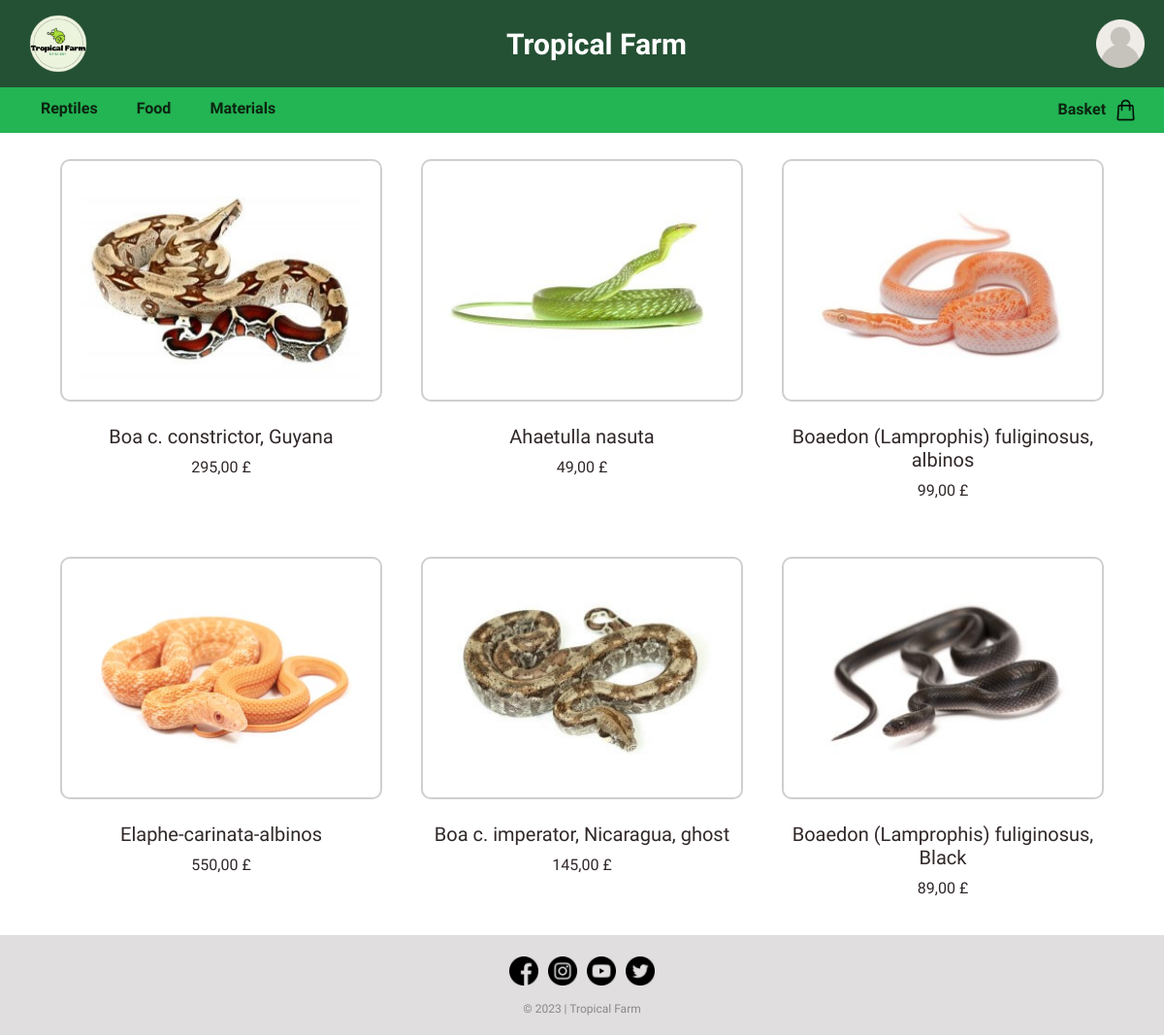
/snakes.php, run on an earlier commit of the app's database.
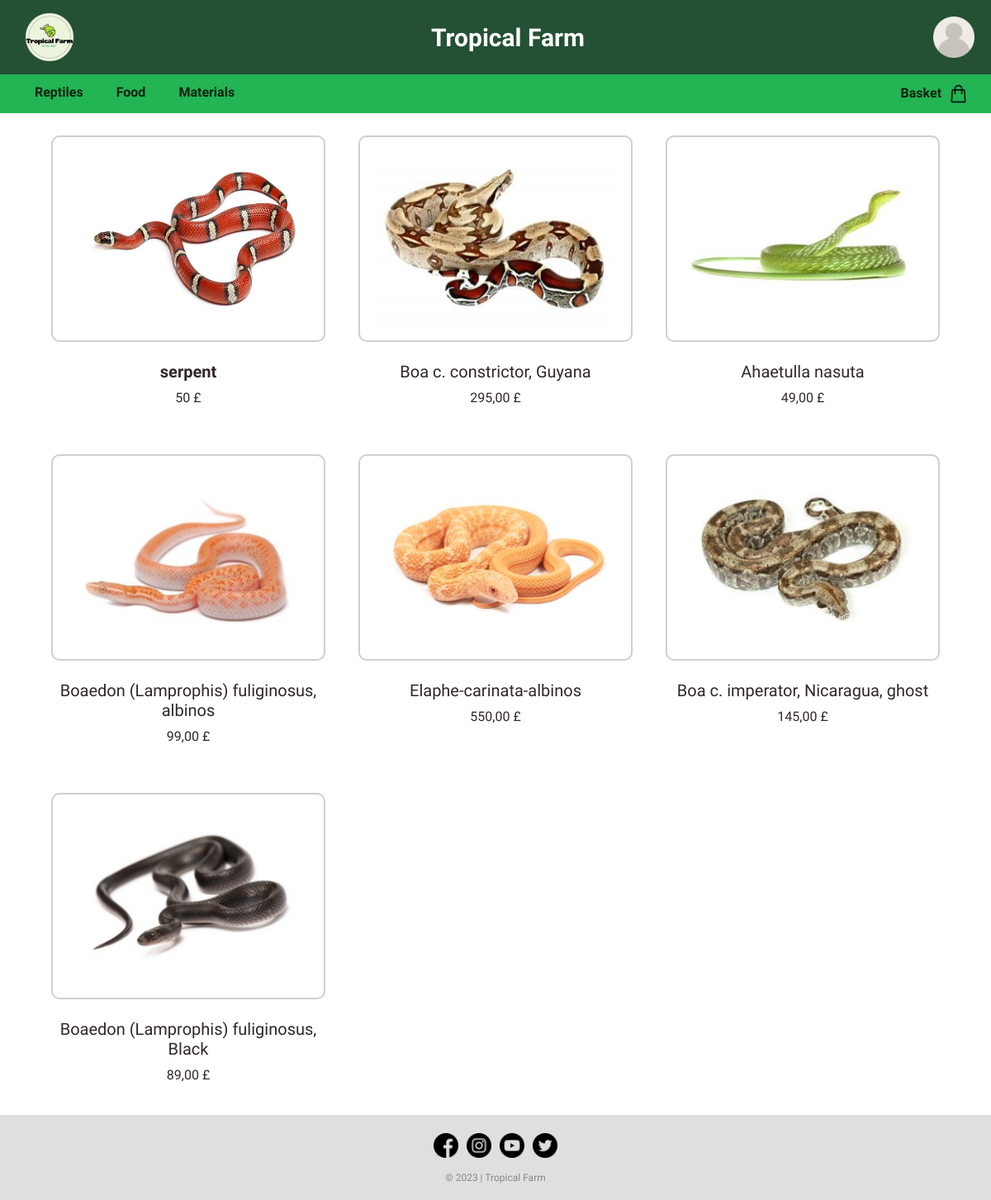
And on a later commit of the database.
### tables this page shows
CREATE TABLE IF NOT EXISTS `item` (
  `iditem` int NOT NULL AUTO_INCREMENT,
  `name` varchar(50) NOT NULL,
  `category` varchar(50) NOT NULL,
  `second_category` varchar(50) NOT NULL,
  `description` varchar(50) NOT NULL,
  `photo` varchar(50) NOT NULL,
  `price` varchar(50) NOT NULL,
  `stock` varchar(50) NOT NULL,
  `sell` varchar(50) DEFAULT NULL,
  `auction` varchar(50) DEFAULT NULL,
  `trade` varchar(50) DEFAULT NULL,
  PRIMARY KEY (`iditem`)
);

### snakes.php (the view, shortened to what this page needs)
<!DOCTYPE html>
<html>
<head>
<link href="https://cdn.jsdelivr.net/npm/bootstrap@5.3.0/dist/css/bootstrap.min.css" rel="stylesheet">
<link href="style.css" rel="stylesheet" type="text/css"/>
</head>
<body>
  <div class="headnav">
<?php
if(!isset($_SESSION["photo"])){
  $imageURL = "image/user.png";
}
else{
$imageURL = "image/" . $_SESSION["photo"];
}
?>
      <?php if(isset($_SESSION["role"])){ echo '<header style="background-color: ' . $_SESSION["background"] . ';">'; }
            else{echo '<header>';}?>
            <div class="logo">
              <img src="image\logo.png" alt="Logo">
            </div>
            <div class="titre"><a href="http://localhost:80/Tropical-Farm/index.php" class="titre">Tropical Farm</a></div>
            <div class="dropdown">
              <a href="http://localhost:80/Tropical-Farm/login.php" class="dropdown-btn"><img src="<?php echo $imageURL; ?>" width="50px" height="50px"></a>
            </div>
          </header>
    <nav>
      <ul class="categories">
        <li>
          <a href="#">Reptiles</a>
        </li>
        <li>
          <a href="#">Food</a>
        </li>
        <li>
          <a href="#">Materials</a>
        </li>
      </ul>
      <div class="panier">
        <a href="#"><b>Basket &nbsp</b><img src="image/shopping-bag.png"></a>
      </div>
    </nav>
    </div>
  <br><br><br><br><br><br>
<div class="container">
<?php
$serveur = "localhost";
$utilisateur = "root";
$motDePasse = "";
$baseDeDonnees = "tropicalfarm";
$connexion = mysqli_connect($serveur, $utilisateur, $motDePasse, $baseDeDonnees);
$condition1 = "category = 'reptiles'";
$condition2 = "second_category = 'snakes'";
$query = "SELECT * FROM item WHERE $condition1 and $condition2";
$resultat = mysqli_query($connexion, $query);
while ($row = mysqli_fetch_assoc($resultat)) {
  echo '<div class="item">';
  echo "<img src= image/". $row['photo'] ." alt='Image' /><br>";
  echo "<center><h5><b>" . $row['name'] . "</b></h5>";
  echo "<p>" .$row['price'] . "  £</p></center>";
  echo "</div>";
}
?>
    <div class="item">
        <img src="image/Boa c. constrictor, Guyana.jpg"><br>
        <center><h5>Boa c. constrictor, Guyana</h5>
        <p>295,00 £</p></center>
    </div>
    <div class="item">
        <img src="image/Ahaetulla nasuta.jpg"><br>
        <center><h5>Ahaetulla nasuta</h5>
        <p>49,00 £</p></center>
    </div>
    <div class="item">
        <img src="image/Boaedon (Lamprophis) fuliginosus, albinos.jpg"><br>
        <center><h5>Boaedon (Lamprophis) fuliginosus, albinos</h5>
        <p>99,00 £</p></center>
    </div>
  <div class="item">
    <img src="image/elaphe-carinata-albinos.jpg"><br>
    <center><h5>Elaphe-carinata-albinos</h5>
    <p>550,00 £</p></center>
</div>
  <div class="item">
      <img src="image/Boa c. imperator, Nicaragua, ghost.jpg"><br>
      <center><h5>Boa c. imperator, Nicaragua, ghost</h5>
      <p>145,00 £</p></center>
  </div>
  <div class="item">
      <img src="image/Boaedon (Lamprophis) fuliginosus, Black.jpg"><br>
      <center><h5>Boaedon (Lamprophis) fuliginosus, Black</h5>
      <p>89,00 £</p></center>
  </div>
</div>
<footer>
  <div class="footer-section">
    <a href="https://www.facebook.com/pages/category/supermarket/Tesco-Superstore-440818089460778/" target="_blank"><img src="image/facebook (1).png"></a>
    <a href="https://www.instagram.com/tescofood/?hl=fr" target="_blank"><img src="image/instagram (2).png"></a>
    <a href="https://www.youtube.com/tesco" target="_blank"><img src="image/youtube.png"></a>
    <a href="https://twitter (1).com/Tesco" target="_blank"><img src="image/twitter (1).png"></a>
</div>
  <div class="footer-bottom">
    <p>&copy; 2023 | Tropical Farm</p>
  </div>
</footer>
</body>
</html>

What changed in the data, as far as the page shows it:
added item: photo (picture), name "serpent", price "50"
